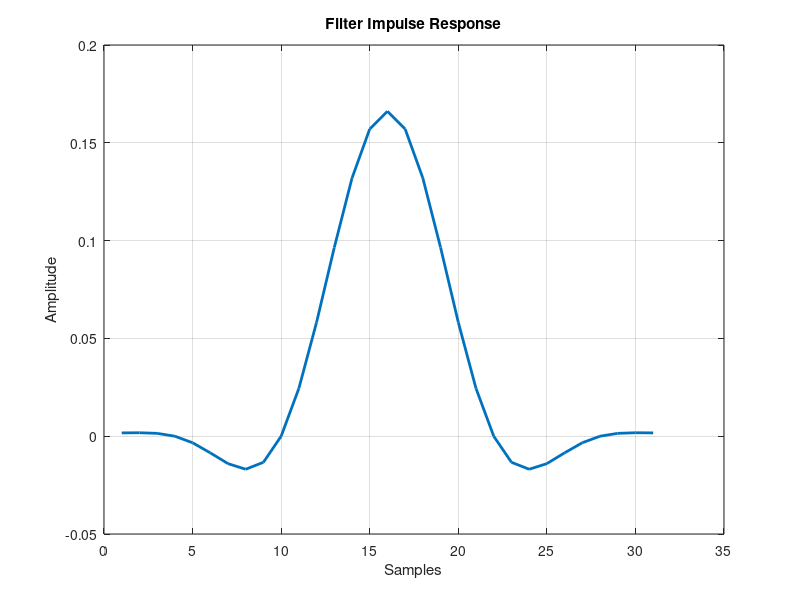
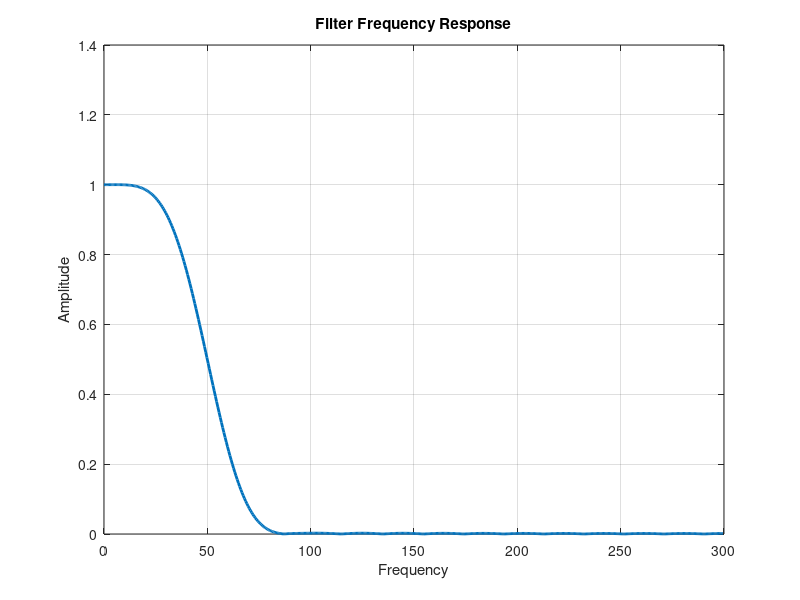

Source code (MATLAB) for these figures, in order:
function impulseResponse = FIR_Designer( varargin )
%
%  FIR_Designer
%
%  This script returns the impulse response of a windowed SINC filter.  The
%  filter has various input parameters in Name, Value pairs
%  
%  The routine will print out a set of C-header lines for use on the Arduino
%  platform.
%
%
%  Input Arguments (Required)
%
%  'nOrder' -- Order of the filter, that is the length of the impulse reponse
%  'cutBPM' -- The corner frequency of the filter in BPM.  Assumes that the
%              sample rate is 600 BPM.  The "corner frequency" is the 1/2 voltage point
%
%  Optional Input Arguments
%
%  'Type' -- 'HPF' or 'LPF'
%  'PrintHeader' -- [true, false]  to print C header format 
%  'FxdPoint' -- [true, false] to Convert to a fixed point coefficients (default true)
%  'FxdPointScale' -- Manual scale for the value to convert to fixed point
%  'SampleRate' -- Sample rate of the filter -- Default to 600 BPM
%  'Window' -- Window selection, Hamming or Blackman or 'none' -- Default Hamming
%  'PlotResponses' -- [true, false] Turn on/off graphing the responses --  Default true
%  
%
%  Advanced Parameters
%
%  'ZeroTolerance'  -- Value below which is considered to be zero
%
%  Output Arguments
%
%  impulseReponse -- The filter impulse response
%
%
%  Written by Mark Thompson 11/2020
%  ECTET Department
%  College of Engineering Technology
%  Rochester Institute of Technology
%
%  Revisions A
%
%

p = inputParser;
defaultN = 31;          %  Default number of samples in impulse response
defaultFCorner = 50;    %  Default corner frequency
defaultType = 'LOW';    %  Lowpass filter
defaultHeader = true;  %  Print the header
defaultFxdPoint = true; %  Flag to automatically scale for fixed point numbers
defaultFxdPointScale = [];  %  Manually set fixed point scale value
defaultZeroTolerance = 1/4096;  %  Value below which the point is considered zero
defaultSampleRate = 600;  %  Sample rate in BPM
defaultWindow = 'hamming';  %  Default window hamming
defaultPlots = true;  %  Default window hamming


p.addParameter('CutBPM', defaultFCorner, @isnumeric);
p.addParameter('nOrder', defaultN, @isnumeric);
p.addParameter('Type', defaultType, @ischar);
p.addParameter('PrintHeader', defaultHeader, @islogical);
p.addParameter('FxdPoint', defaultFxdPoint, @islogical);
p.addParameter('FxdPointScale', defaultFxdPointScale, @isnumeric);
p.addParameter('ZeroTolerance', defaultZeroTolerance, @isnumeric);
p.addParameter('SampleRate', defaultSampleRate, @isnumeric);
p.addParameter('Window', defaultWindow, @ischar);
p.addParameter('PlotResponses', defaultPlots, @islogical);

p.parse(varargin{:});
inputArgs = p.Results;

filterLength = inputArgs.nOrder;
fCornerBPM = inputArgs.CutBPM;
filterType = inputArgs.Type;
printHeaderFlag = inputArgs.PrintHeader;
fxdPointFlag = inputArgs.FxdPoint;
fxdPointScale = inputArgs.FxdPointScale;
zeroTolerance = inputArgs.ZeroTolerance;
sampleRateBPM = inputArgs.SampleRate;
windowType = inputArgs.Window;
plotResponses = inputArgs.PlotResponses;




%%  Create a windowed SINC filter with a Hamming window

impulseResponse = [];
winValue = [];
fCornerNorm = fCornerBPM / sampleRateBPM;

%  Iterate through the points of the impulse response.  Computing the SINC
%  response and the window

for i = 0:filterLength-1
    phi = 2*pi * fCornerNorm * (i-(filterLength-1)/2);
    
    %  Check for the middle of the filter to avoid division by zero.
    %  Otherwise compute the sinc function
    
    if i == (filterLength-1) / 2
        impulseResponse(i+1) = 1;  % MATLAB indexing
        
    else
        impulseResponse(i+1) = sin(phi)/phi; %  MATLAB indexing
        
    end
    
    %  Apply a window value
    
    
    switch lower(windowType)
        
        case {'hamming', 'hamm', 'h'}
            winSample = ( 0.54 -.46*cos(2*pi*i/(filterLength-1)));
            
        case {'blackman','black','b'}
            winSample = 0.42 - 0.5 * cos( 2*pi*i/(filterLength-1)) + 0.08*cos(4*pi*i/(filterLength-1));
            
        case {'none','off',''}
            winSample = 1;
            
        otherwise
            winSample = 1;
    end
    
            
    
    
  
    impulseResponse(i+1) = impulseResponse(i+1) * winSample ;
    
    
end

%  Normalize the DC gain of the LPF to 1.0
impulseResponse = impulseResponse/sum(impulseResponse);
filterTypeStr = 'LPF';

%  If the filter type is a highpass filter then convert the low pass
%  impulse response to a HPF.  Otherwise leave it as a LPF (don't do
%  anything)

switch lower(filterType)
    case {'high','hpf','h'}
        
        deltaFcn = zeros(1,filterLength);
        deltaFcn( (filterLength-1) /2 + 1 ) = 1;
        impulseResponse = deltaFcn - impulseResponse;
        
        filterTypeStr = 'HPF';
        
    otherwise
end

% %  Round the impulse response values to 7 digits
% 
% impulseResponse = round(impulseResponse / sampleTolerance )*sampleTolerance;


%  If the filter is selected to be a fixed point filter find the
%  fxdPointScale value if it is not specified in the calling function

if fxdPointFlag
    if isempty(fxdPointScale)
        
        %  Find the smallest non-zero coefficient of the impulse response
        smallestCoeff = min(abs(impulseResponse(abs(impulseResponse) >= zeroTolerance ) ) );
        HFXPT = 2^ceil( log2( 1/smallestCoeff ) );
        
    else
        HFXPT = fxdPointScale;
    end
    
end

%  If the printHeaderFlag is true then output C-header code in the command
%  window

if printHeaderFlag
    
    numColumns = 14;  %  Number of columns in each row
    
    fprintf('\n\t// %s FIR Filter Coefficients MFILT = %d, Fc = %d\n',filterTypeStr, filterLength, fCornerBPM);
    
%      const int HFXPT = 1, MFILT = 4;
    fprintf( '\tconst int HFXPT = %d, MFILT = %d;\n',HFXPT, filterLength );
    
    for iCoeff = 1:filterLength-1
        
        hCoeffValue = round(impulseResponse(iCoeff) * HFXPT);
        
        if iCoeff == 1
            fprintf('\tint h[] = {');
        end
        
        fprintf( '%d', hCoeffValue );
        
        if mod(iCoeff,numColumns) == 0
            fprintf( ',\n\t');
        else
            fprintf(', ');
        end
    end
    hCoeffValue = round( impulseResponse(filterLength) * HFXPT );
    
    fprintf( '%d};\n', hCoeffValue )
end

%%  Compute the frequency response

[mag,phase] = freqz( impulseResponse, 1, 512 );



%%  Plot the impulse and frequency response if selected

if plotResponses
    
    figure
    plot(impulseResponse, 'LineWidth',2);
    grid on
    title('Filter Impulse Response');
    xlabel('Samples');
    ylabel('Amplitude');
    
    
    figure
    plot(phase/(2*pi)*sampleRateBPM, abs(mag), 'LineWidth',2);
    grid on
    title('Filter Frequency Response');
    xlabel('Frequency');
    ylabel('Amplitude');
    
end






